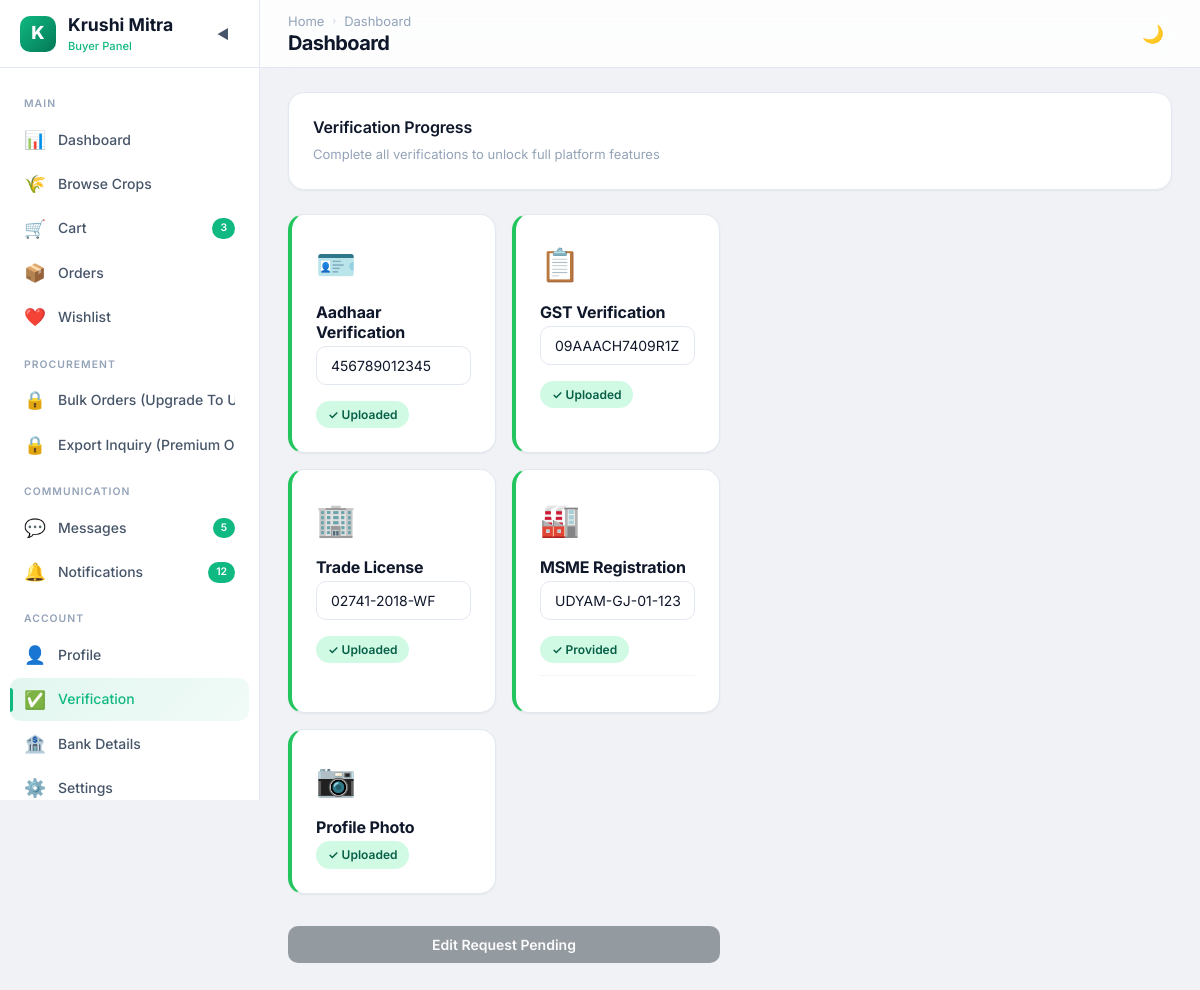
The page /buyer/verification/ (signed in) on the database as committed earlier.
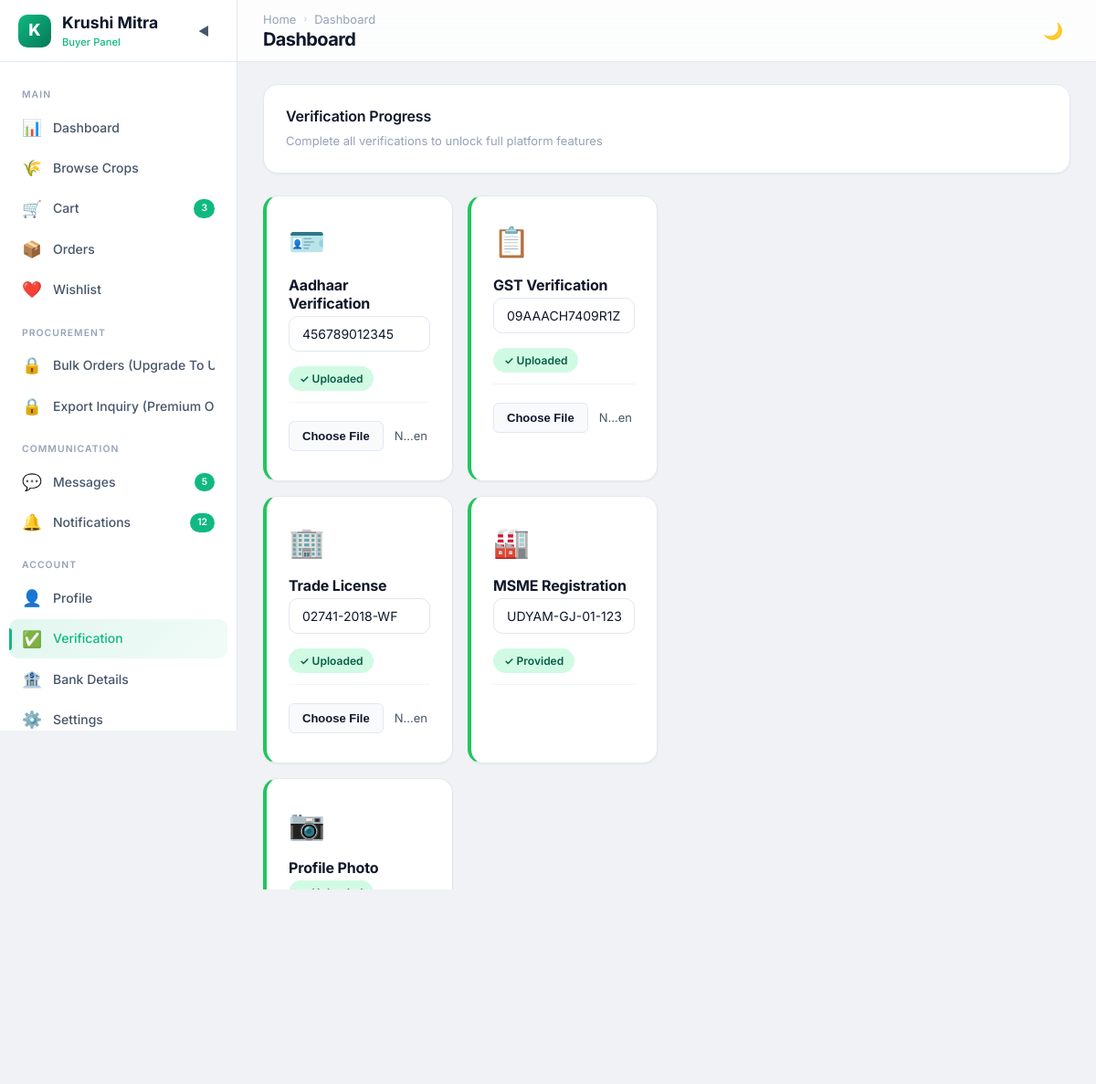
The same page on the database as committed later.
### farmer/views.py (the view)
        def wrapper(request, *args, **kwargs):
            if "contact" in request.session:
                try:
                    user = User.objects.get(contact=request.session['contact'])
                    request.uid = user
                    if user.role not in allowed_roles:
                        messages.error(request, "Access Denied")
                        return redirect('login')
                    return view_function(request, *args, **kwargs)
                except User.DoesNotExist:
                    return redirect('login')
            return redirect('login')

### buyer/views.py (called while the page is built, shortened)
@check_login(['Buyer'])
def buyer_verification(request):
    uid = request.uid
    buyr = Buyer.objects.get(user=uid)
    premium_type = premium_buyer.objects.get(user=buyr)
    verification = verification_details.objects.filter(user=buyr).first()
    return render(request, "buyer/verification.html",{'premium_type':premium_type,'buyr':buyr, 'verification': verification})

### farmer/views.py (called while the page is built)
def check_login(allowed_roles):
    def decorator(view_function):
        def wrapper(request, *args, **kwargs):
            if "contact" in request.session:
                try:
                    user = User.objects.get(contact=request.session['contact'])
                    request.uid = user
                    if user.role not in allowed_roles:
                        messages.error(request, "Access Denied")
                        return redirect('login')
                    return view_function(request, *args, **kwargs)
                except User.DoesNotExist:
                    return redirect('login')
            return redirect('login')
        return wrapper
    return decorator

### buyer/templates/buyer/verification.html (shortened to what the changed rows need)
<!DOCTYPE html>
{% load static %}
<html lang="en" data-theme="light">
<head>
  <link rel="stylesheet" href="{% static 'buyer/css/style.css' %}?v=1.1">
  <link rel="stylesheet" href="{% static 'buyer/css/verification.css' %}?v=1.1">
</head>
<body>
  <div class="app-layout">
    <div class="main-wrapper">
      <header class="navbar">
        <div class="navbar-left"><button class="mobile-menu-btn">☰</button>
          <div>
            <h1 class="page-title">KYC Verification</h1>
          </div>
        </div>
      </header>
      <main class="main-content">
        <div class="verification-grid page-reveal">
          <form method="POST" action="{% url 'buyer_verification' %}" enctype="multipart/form-data"
            style="width: 100%;">
            <div style="display: grid; grid-template-columns: 1fr 1fr; gap: 1rem; margin-bottom: 2rem;">
              <div class="v-card card {% if verification.adharcard %}approved{% else %}pending{% endif %}">
                {% if buyr.enable_update %}
                <div class="v-card-footer">
                  <input type="file" name="adharcard" accept="image/*,.pdf" class="form-control-file">
                </div>
                {%endif%}
              </div>
              <div class="v-card card {% if buyr.gst_certificate %}approved{% else %}pending{% endif %}">
                {% if buyr.enable_update %}
                <div class="v-card-footer">
                  <input type="file" name="gst_certificate" accept="image/*,.pdf" class="form-control-file">
                </div>
                {%endif%}
              </div>
              <div class="v-card card {% if verification.trade_license_doc %}approved{% else %}pending{% endif %}">
                {% if buyr.enable_update %}
                <div class="v-card-footer">
                  <input type="file" name="trade_license_doc" accept="image/*,.pdf" class="form-control-file">
                </div>
                {%endif%}
              </div>
              <div class="v-card card {% if verification.msme_no %}approved{% else %}pending{% endif %}">
              </div>
              <div class="v-card card {% if verification.photo %}approved{% else %}pending{% endif %}">
                {% if buyr.enable_update %}
                <div class="v-card-footer">
                  <input type="file" name="photo" accept="image/*" class="form-control-file">
                </div>
                {%endif%}
              </div>
            </div>
            {% if buyr.enable_update %}
            <button type="submit" class="btn btn-primary" style="width: 100%;">Save Verification Details</button>
            {% else %}
              {% if buyr.update_request %}
              <button type="button" class="btn" style="width: 100%; cursor: not-allowed; opacity: 0.7; background-color: #6c757d; color: white;" disabled>Edit Request Pending</button>
              {% else %}
              <button type="submit" formaction="{% url 'buyer_request_update' %}" class="btn" style="width: 100%; background-color: #ffc107; color: black;">Request Edit Access</button>
              {% endif %}
            {% endif %}
          </form>
        </div>
      </main>
    </div>
  </div>
</body>
</html>

Rows that differ between the two databases and show on the page:
changed Buyer "09AAACH7409R1ZZ": enable_update False → True (drawn)
Other text that changed with them:
text no longer shown: "Edit Request Pending"
